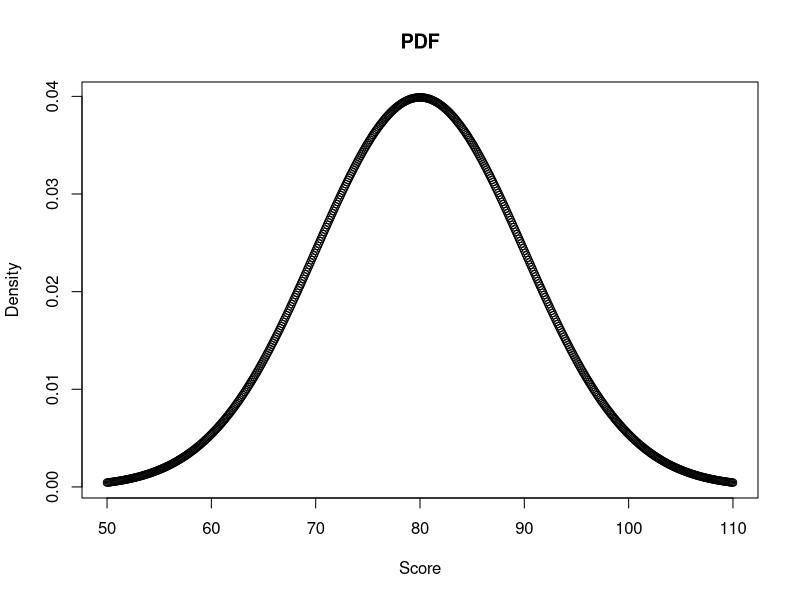
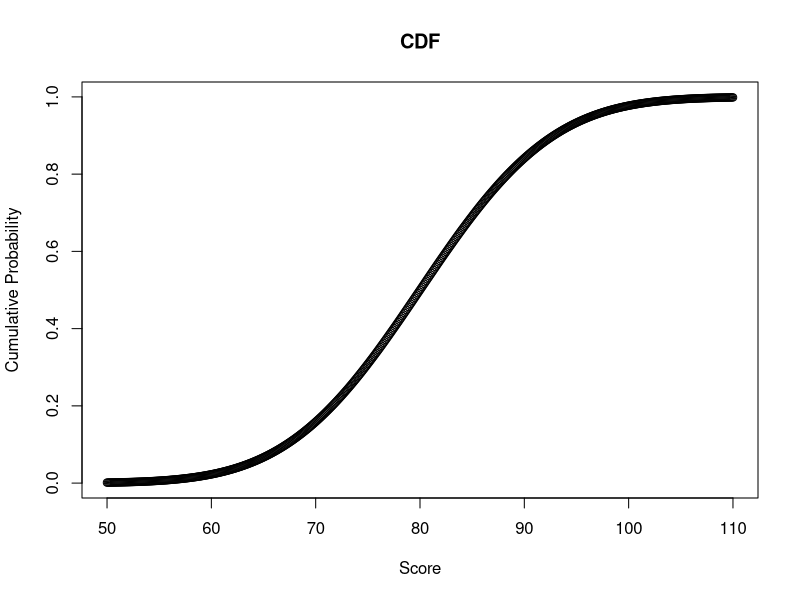

Source code (R) for these figures, in order:
mean = 80
std = 10

scores <- seq(50, 110, by = 0.1)

pdf = dnorm(scores, mean, std)
plot(scores, pdf, main = "PDF", xlab = "Score", ylab = "Density")

cdf = pnorm(scores, mean, std)
plot(scores, cdf, main = "CDF", xlab = "Score", ylab = "Cumulative Probability")


#for part (ii)
print((1 - pnorm(85, mean, std))*100)

#for part (iii) googled about qnorm
print(qnorm(0.10, mean, std))

# for part (iv), we want the probability that the score is over 95 given 
# the score is over 85
over_85 = 1 - pnorm(85, mean, std)
print((1 - pnorm(95, mean, std))/over_85)
